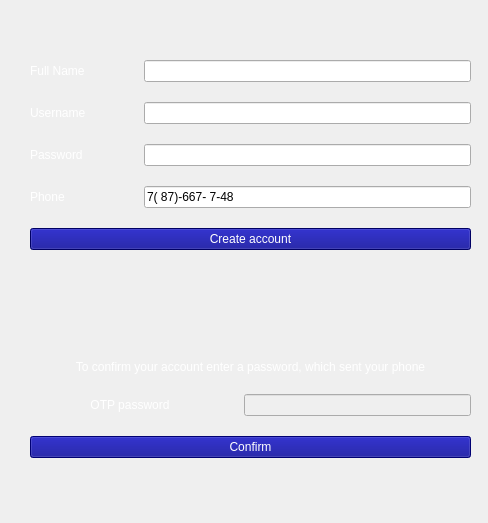
<?xml version="1.0" encoding="UTF-8"?>
<ui version="4.0">
 <class>Form</class>
 <widget class="QWidget" name="Form">
  <property name="geometry">
   <rect>
    <x>0</x>
    <y>0</y>
    <width>488</width>
    <height>523</height>
   </rect>
  </property>
  <property name="windowTitle">
   <string>Form</string>
  </property>
  <property name="styleSheet">
   <string notr="true">#Form  {
    background-image: url(:/497102554.jpg);
}</string>
  </property>
  <widget class="QWidget" name="formLayoutWidget">
   <property name="geometry">
    <rect>
     <x>30</x>
     <y>60</y>
     <width>441</width>
     <height>271</height>
    </rect>
   </property>
   <layout class="QFormLayout" name="formLayout">
    <property name="fieldGrowthPolicy">
     <enum>QFormLayout::AllNonFixedFieldsGrow</enum>
    </property>
    <property name="horizontalSpacing">
     <number>14</number>
    </property>
    <property name="verticalSpacing">
     <number>20</number>
    </property>
    <item row="1" column="0">
     <widget class="QLabel" name="full_name_label">
      <property name="sizePolicy">
       <sizepolicy hsizetype="Minimum" vsizetype="Minimum">
        <horstretch>0</horstretch>
        <verstretch>0</verstretch>
       </sizepolicy>
      </property>
      <property name="minimumSize">
       <size>
        <width>100</width>
        <height>0</height>
       </size>
      </property>
      <property name="styleSheet">
       <string notr="true">#full_name_label { color : white; }</string>
      </property>
      <property name="text">
       <string>Full Name</string>
      </property>
     </widget>
    </item>
    <item row="1" column="1">
     <widget class="QLineEdit" name="full_name_edit">
      <property name="sizePolicy">
       <sizepolicy hsizetype="Fixed" vsizetype="Fixed">
        <horstretch>0</horstretch>
        <verstretch>0</verstretch>
       </sizepolicy>
      </property>
      <property name="minimumSize">
       <size>
        <width>300</width>
        <height>20</height>
       </size>
      </property>
      <property name="maximumSize">
       <size>
        <width>500</width>
        <height>16777215</height>
       </size>
      </property>
      <property name="toolTip">
       <string>&lt;html&gt;&lt;head/&gt;&lt;body&gt;&lt;p&gt;Should be in format: &lt;span style=&quot; font-weight:600;&quot;&gt;&amp;quot;Surname^Name&amp;quot;&lt;/span&gt;&lt;/p&gt;&lt;/body&gt;&lt;/html&gt;</string>
      </property>
     </widget>
    </item>
    <item row="2" column="0">
     <widget class="QLabel" name="username_label">
      <property name="sizePolicy">
       <sizepolicy hsizetype="Minimum" vsizetype="Minimum">
        <horstretch>0</horstretch>
        <verstretch>0</verstretch>
       </sizepolicy>
      </property>
      <property name="minimumSize">
       <size>
        <width>100</width>
        <height>0</height>
       </size>
      </property>
      <property name="styleSheet">
       <string notr="true">#username_label { color : white; }</string>
      </property>
      <property name="text">
       <string>Username</string>
      </property>
     </widget>
    </item>
    <item row="2" column="1">
     <widget class="QLineEdit" name="username_edit">
      <property name="sizePolicy">
       <sizepolicy hsizetype="Fixed" vsizetype="Fixed">
        <horstretch>0</horstretch>
        <verstretch>0</verstretch>
       </sizepolicy>
      </property>
      <property name="minimumSize">
       <size>
        <width>300</width>
        <height>20</height>
       </size>
      </property>
      <property name="maximumSize">
       <size>
        <width>500</width>
        <height>16777215</height>
       </size>
      </property>
     </widget>
    </item>
    <item row="3" column="0">
     <widget class="QLabel" name="password_label">
      <property name="sizePolicy">
       <sizepolicy hsizetype="Minimum" vsizetype="Minimum">
        <horstretch>0</horstretch>
        <verstretch>0</verstretch>
       </sizepolicy>
      </property>
      <property name="minimumSize">
       <size>
        <width>100</width>
        <height>0</height>
       </size>
      </property>
      <property name="styleSheet">
       <string notr="true">#password_label { color : white; }</string>
      </property>
      <property name="text">
       <string>Password</string>
      </property>
     </widget>
    </item>
    <item row="3" column="1">
     <widget class="QLineEdit" name="password_edit">
      <property name="sizePolicy">
       <sizepolicy hsizetype="Fixed" vsizetype="Fixed">
        <horstretch>0</horstretch>
        <verstretch>0</verstretch>
       </sizepolicy>
      </property>
      <property name="minimumSize">
       <size>
        <width>300</width>
        <height>20</height>
       </size>
      </property>
      <property name="maximumSize">
       <size>
        <width>500</width>
        <height>16777215</height>
       </size>
      </property>
     </widget>
    </item>
    <item row="4" column="0">
     <widget class="QLabel" name="phone_label">
      <property name="sizePolicy">
       <sizepolicy hsizetype="Minimum" vsizetype="Minimum">
        <horstretch>0</horstretch>
        <verstretch>0</verstretch>
       </sizepolicy>
      </property>
      <property name="minimumSize">
       <size>
        <width>100</width>
        <height>0</height>
       </size>
      </property>
      <property name="styleSheet">
       <string notr="true">#phone_label { color : white; }</string>
      </property>
      <property name="text">
       <string>Phone</string>
      </property>
     </widget>
    </item>
    <item row="5" column="0" colspan="2">
     <widget class="QPushButton" name="sign_in_button">
      <property name="styleSheet">
       <string notr="true">#sign_in_button{ background-color : darkBlue;color : white; }</string>
      </property>
      <property name="text">
       <string>Create account</string>
      </property>
      <property name="checkable">
       <bool>false</bool>
      </property>
      <property name="checked">
       <bool>false</bool>
      </property>
     </widget>
    </item>
    <item row="4" column="1">
     <widget class="QLineEdit" name="phone_edit">
      <property name="sizePolicy">
       <sizepolicy hsizetype="Minimum" vsizetype="Minimum">
        <horstretch>0</horstretch>
        <verstretch>0</verstretch>
       </sizepolicy>
      </property>
      <property name="minimumSize">
       <size>
        <width>300</width>
        <height>20</height>
       </size>
      </property>
      <property name="maximumSize">
       <size>
        <width>500</width>
        <height>16777215</height>
       </size>
      </property>
      <property name="toolTip">
       <string>&lt;html&gt;&lt;head/&gt;&lt;body&gt;&lt;p&gt;Shoule be in format: &lt;span style=&quot; font-weight:600;&quot;&gt;&amp;quot;7(***)-**-**-**&amp;quot;&lt;/span&gt;&lt;/p&gt;&lt;/body&gt;&lt;/html&gt;</string>
      </property>
      <property name="inputMethodHints">
       <set>Qt::ImhNone</set>
      </property>
      <property name="inputMask">
       <string>7(987)-667-97-48; </string>
      </property>
     </widget>
    </item>
   </layout>
  </widget>
  <widget class="QWidget" name="formLayoutWidget_2">
   <property name="geometry">
    <rect>
     <x>30</x>
     <y>360</y>
     <width>441</width>
     <height>151</height>
    </rect>
   </property>
   <layout class="QFormLayout" name="formLayout_2">
    <property name="fieldGrowthPolicy">
     <enum>QFormLayout::AllNonFixedFieldsGrow</enum>
    </property>
    <property name="labelAlignment">
     <set>Qt::AlignLeading|Qt::AlignLeft|Qt::AlignTop</set>
    </property>
    <property name="formAlignment">
     <set>Qt::AlignLeading|Qt::AlignLeft|Qt::AlignTop</set>
    </property>
    <property name="horizontalSpacing">
     <number>14</number>
    </property>
    <property name="verticalSpacing">
     <number>20</number>
    </property>
    <item row="0" column="0" colspan="2">
     <widget class="QLabel" name="info_label">
      <property name="enabled">
       <bool>true</bool>
      </property>
      <property name="styleSheet">
       <string notr="true">#info_label { color : white; }</string>
      </property>
      <property name="text">
       <string>To confirm your account enter a password, which sent your phone</string>
      </property>
      <property name="alignment">
       <set>Qt::AlignCenter</set>
      </property>
     </widget>
    </item>
    <item row="1" column="0">
     <widget class="QLabel" name="otp_password_label">
      <property name="sizePolicy">
       <sizepolicy hsizetype="Minimum" vsizetype="Minimum">
        <horstretch>0</horstretch>
        <verstretch>0</verstretch>
       </sizepolicy>
      </property>
      <property name="minimumSize">
       <size>
        <width>200</width>
        <height>0</height>
       </size>
      </property>
      <property name="layoutDirection">
       <enum>Qt::LeftToRight</enum>
      </property>
      <property name="styleSheet">
       <string notr="true">#otp_password_label { color : white; }</string>
      </property>
      <property name="text">
       <string>OTP password</string>
      </property>
      <property name="alignment">
       <set>Qt::AlignCenter</set>
      </property>
     </widget>
    </item>
    <item row="1" column="1">
     <widget class="QLineEdit" name="phone_edit_2">
      <property name="enabled">
       <bool>false</bool>
      </property>
      <property name="sizePolicy">
       <sizepolicy hsizetype="Minimum" vsizetype="Minimum">
        <horstretch>0</horstretch>
        <verstretch>0</verstretch>
       </sizepolicy>
      </property>
      <property name="minimumSize">
       <size>
        <width>200</width>
        <height>20</height>
       </size>
      </property>
      <property name="maximumSize">
       <size>
        <width>500</width>
        <height>16777215</height>
       </size>
      </property>
      <property name="mouseTracking">
       <bool>true</bool>
      </property>
      <property name="frame">
       <bool>true</bool>
      </property>
      <property name="alignment">
       <set>Qt::AlignLeading|Qt::AlignLeft|Qt::AlignVCenter</set>
      </property>
      <property name="dragEnabled">
       <bool>false</bool>
      </property>
      <property name="readOnly">
       <bool>false</bool>
      </property>
     </widget>
    </item>
    <item row="2" column="0" colspan="2">
     <widget class="QPushButton" name="confirm_button">
      <property name="enabled">
       <bool>false</bool>
      </property>
      <property name="styleSheet">
       <string notr="true">#confirm_button{ background-color : darkBlue;color : white; }</string>
      </property>
      <property name="text">
       <string>Confirm</string>
      </property>
      <property name="checkable">
       <bool>false</bool>
      </property>
      <property name="checked">
       <bool>false</bool>
      </property>
     </widget>
    </item>
   </layout>
  </widget>
 </widget>
 <resources>
  <include location="resources.qrc"/>
 </resources>
 <connections/>
</ui>
